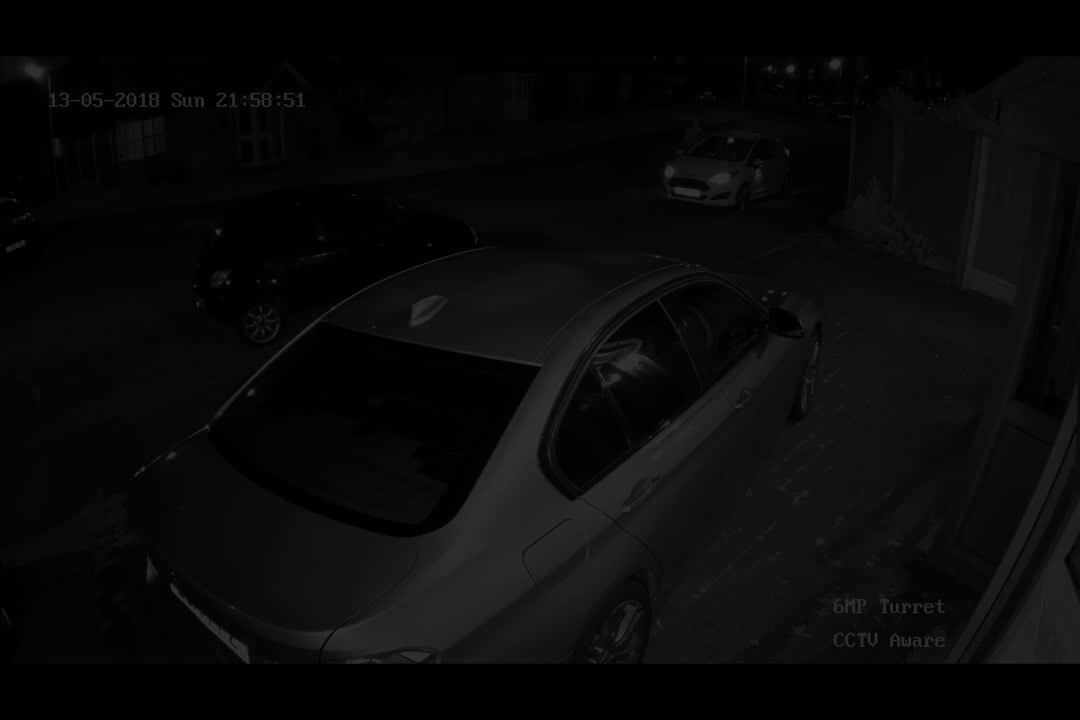
#> input picture frame 0 of v22.avi, 1080 x 720 px
$ python main2.py
#> lines starting #> are read from the running program, lines starting #| are printed output that depends on the picture
import cv2
import numpy as np

# --- Fonctions de traitement d'image ---
def corriger_gamma(image, gamma=1.2):  # Éclaircissement plus fort
    invGamma = 1.0 / gamma
    table = np.array([(i / 255.0) ** invGamma * 255 for i in np.arange(256)]).astype("uint8")
    return cv2.LUT(image, table)

def renforcer_nettete(image):
    noyau = np.array([[0, -1, 0],
                      [-1, 5, -1],  # Filtre ajusté pour plus de précision
                      [0, -1, 0]])
    return cv2.filter2D(image, -1, noyau)

def ameliorer_image(image):
    # Étape 1 : Amélioration du contraste local avec CLAHE
    lab = cv2.cvtColor(image, cv2.COLOR_BGR2LAB)
    l, a, b = cv2.split(lab)
    clahe = cv2.createCLAHE(clipLimit=3.0, tileGridSize=(8, 8))  # Augmentation du clipLimit
    l = clahe.apply(l)
    lab = cv2.merge((l, a, b))
    image_clahe = cv2.cvtColor(lab, cv2.COLOR_LAB2BGR)

    # Étape 2 : Correction gamma plus agressive
    image_gamma = corriger_gamma(image_clahe, gamma=1.2)

    # Étape 3 : Augmenter luminosité et contraste
    alpha = 1.1  # Contraste plus fort
    beta = 15    # Luminosité accrue
    image_amelioree = cv2.convertScaleAbs(image_gamma, alpha=alpha, beta=beta)

    return image_amelioree

# --- Détection de mouvement ---
def detecter_mouvement(frame_courante, frame_precedente):
    gris = cv2.cvtColor(frame_courante, cv2.COLOR_BGR2GRAY)
    gris = cv2.GaussianBlur(gris, (7, 7), 2)  # Flou plus prononcé pour réduire le bruit

    if frame_precedente is None:
        return None, gris

    diff = cv2.absdiff(frame_precedente, gris)
    _, seuil = cv2.threshold(diff, 12, 255, cv2.THRESH_BINARY)  # Seuil ajusté
    seuil = cv2.dilate(seuil, None, iterations=3)  # Dilatation renforcée
    contours, _ = cv2.findContours(seuil, cv2.RETR_EXTERNAL, cv2.CHAIN_APPROX_SIMPLE)

    frame_resultat = frame_courante.copy()
    boites = []
    for c in contours:
        if cv2.contourArea(c) < 800:  # Ignorer les petits mouvements parasites
            x, y, w, h = cv2.boundingRect(c)
            boites.append((x, y, x + w, y + h))

    boites_fusionnees = fusionner_boites(boites, seuil=50)  # Fusion élargie des zones de mouvement
    for (x1, y1, x2, y2) in boites_fusionnees:
        region = gris[y1:y2, x1:x2]
        if np.mean(region) > 40:
            cv2.rectangle(frame_resultat, (x1, y1), (x2, y2), (0, 255, 0), 2)
            cv2.putText(frame_resultat, "Mvt", (x1, y1 - 10),
                        cv2.FONT_HERSHEY_SIMPLEX, 0.5, (0, 255, 0), 2)

    return frame_resultat, gris

def fusionner_boites(boites, seuil=50):
    if not boites:
        return []
    boites = sorted(boites)
    groupes = []
    for boite in boites:
        fusionne = False
        for i in range(len(groupes)):
            bx1, by1, bx2, by2 = groupes[i]
            x1, y1, x2, y2 = boite
            if not (x2 + seuil < bx1 or x1 - seuil > bx2 or y2 + seuil < by1 or y1 - seuil > by2):
                nx1 = min(bx1, x1)
                ny1 = min(by1, y1)
                nx2 = max(bx2, x2)
                ny2 = max(by2, y2)
                groupes[i] = (nx1, ny1, nx2, ny2)
                fusionne = True
                break
        if not fusionne:
            groupes.append(boite)
    return groupes

# --- Traitement Vidéo ---
cap = cv2.VideoCapture("v22.avi")
if not cap.isOpened():
    print("Erreur: Impossible d'ouvrir la vidéo.")
    exit()

prev_sombre = None
prev_amelioree = None

while True:
    ret, frame = cap.read()
#> frame is the input picture: shape (720, 1080, 3); mean B, G, R 8.1, 10.4, 8.8
    if not ret:
        break

    frame = cv2.resize(frame, (640, 360))
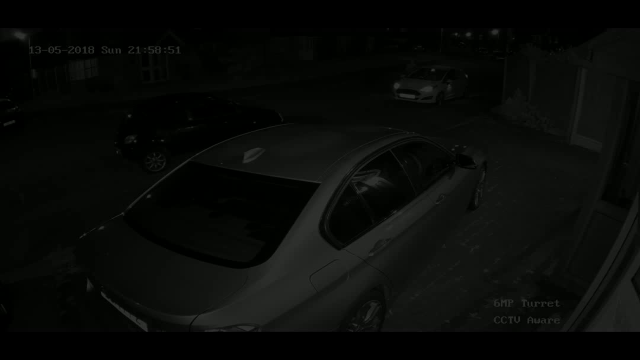
#> frame: shape (360, 640, 3); mean B, G, R 8.1, 10.4, 8.8

    # Étape 1 : Image d'origine
    sombre = frame.copy()

    # Étape 2 : Amélioration
    amelioree = ameliorer_image(sombre)
#> in ameliorer_image, `lab = cv2.cvtColor(image, cv2.COLOR_BGR2LAB)`: lab: shape (360, 640, 3); mean of channels 0, 1, 2 8.1, 127, 129.3
#> in ameliorer_image, `l = clahe.apply(l)`:
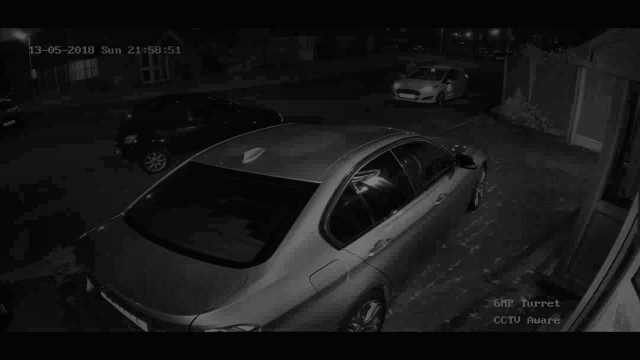
#> l: shape (360, 640); min 1, max 131, mean 23.1
#> in ameliorer_image, `lab = cv2.merge((l, a, b))`: lab: shape (360, 640, 3); mean of channels 0, 1, 2 23.1, 127, 129.3
#> in ameliorer_image, `image_amelioree = cv2.convertScaleAbs(image_gamma, alpha=alpha, beta=b..`:
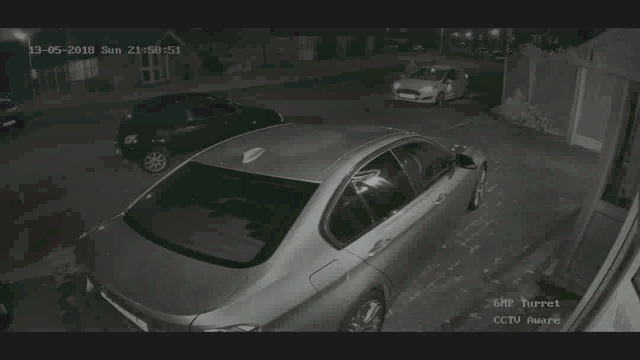
#> image_amelioree: shape (360, 640, 3); mean B, G, R 50, 53.8, 51.6

    # Étape 3 : Détection de mouvement
    sombre_detectee, prev_sombre = detecter_mouvement(sombre, prev_sombre)
    amelioree_detectee, prev_amelioree = detecter_mouvement(amelioree, prev_amelioree)

    # Affichage comparatif
    if sombre_detectee is not None and amelioree_detectee is not None:
        cv2.putText(sombre_detectee, "Avant amelioration", (10, 30),
                    cv2.FONT_HERSHEY_SIMPLEX, 0.7, (255, 255, 255), 2)
        cv2.putText(amelioree_detectee, "Apres amelioration", (10, 30),
                    cv2.FONT_HERSHEY_SIMPLEX, 0.7, (255, 255, 255), 2)

        comparaison = np.hstack((sombre_detectee, amelioree_detectee))
        cv2.imshow("Comparaison Vision Nocturne", comparaison)

    if cv2.waitKey(30) & 0xFF == ord('q'):
#> (key q is pressed here)
        break

cap.release()
cv2.destroyAllWindows()
